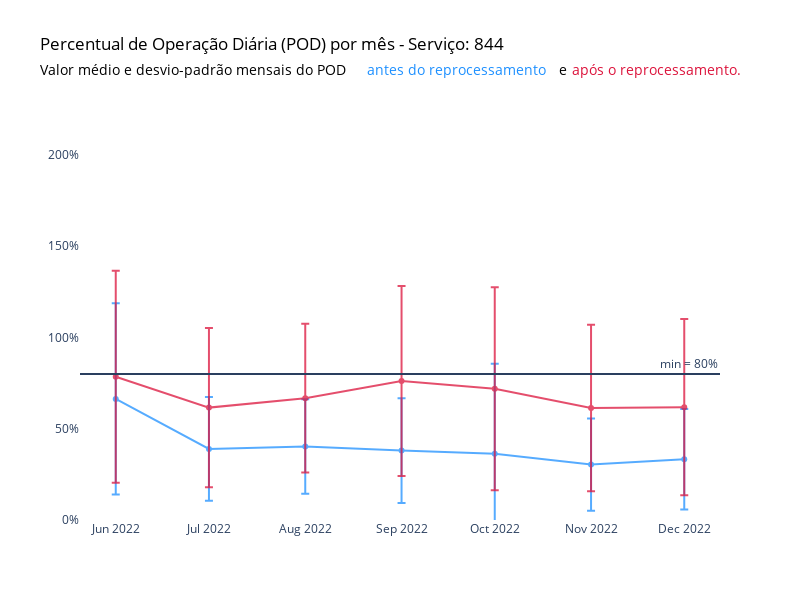

Notebook code cell kept with this figure:
### Code cell
# Criar o gráfico de linha
fig = go.Figure()

# Adicionar a linha com pontos e desvio padrão para pod_pre_reprocessamento
fig.add_trace(go.Scatter(x=media_pre.index, y=media_pre.values,
                    mode='lines+markers',
                    name='Antes do Reprocessamento',
                    marker=dict(color='dodgerblue'),
                    opacity=0.75,
                    error_y=dict(type='data', array=std_pre, visible=True, color='dodgerblue')  # Corrigindo a cor aqui
))

# Adicionar a linha com pontos e desvio padrão para pod_pos_reprocessamento
fig.add_trace(go.Scatter(x=media_pos.index, y=media_pos.values,
                    mode='lines+markers',
                    name='Após Reprocessamento',
                    marker=dict(color='crimson'),
                    opacity=0.75,
                    error_y=dict(type='data', array=std_pos, visible=True, color='crimson')  # Corrigindo a cor aqui
))

# Configurar layout e outros parâmetros do gráfico
fig.update_layout(
    title=dict(text="Percentual de Operação Diária (POD) por mês - Serviço: 844", font=dict(color='black')),
    showlegend=False,
    yaxis_range=[0, 230],
    yaxis_ticksuffix="%",
    width=800,
    height=600,
    plot_bgcolor='white',
    xaxis=dict(showgrid=False, zeroline=False),
    yaxis=dict(showgrid=False, zeroline=False),
    # Adicionando anotações para o subtítulo com cores específicas
    annotations=[
        dict(
            x=-0.065,
            y=1.10,
            xref='paper',
            yref='paper',
            xanchor='left',
            text='Valor médio e desvio-padrão mensais do POD',
            showarrow=False,
            font=dict(color='black', size=14)  # Aplicando a cor do título
        ),
        dict(
            x=0.445,
            y=1.10,
            xref='paper',
            yref='paper',
            xanchor='left',
            text='antes do reprocessamento',
            showarrow=False,
            font=dict(color='dodgerblue', size=14)
        ),
        dict(
            x=0.745,
            y=1.10,
            xref='paper',
            yref='paper',
            xanchor='left',
            text='e',
            showarrow=False,
            font=dict(color='black', size=14)  # Aplicando a cor do título
        ),
        dict(
            x=0.765,
            y=1.10,
            xref='paper',
            yref='paper',
            xanchor='left',
            text='após o reprocessamento.',
            showarrow=False,
            font=dict(color='crimson', size=14)
        )
    ]
)

# Adicionar linha horizontal para indicar o mínimo de 80%
fig.add_hline(y=80, annotation_text="min = 80%")

fig.show()

### Figure 1 — Plotly figure (JSON) as saved in the notebook; plotly's stock layout.template omitted (floating-point values rounded to 4 significant figures)
{"data": [{"error_y": {"array": [52.35, 28.44, 25.88, 28.74, 49.24, 25.32, 27.53], "color": "dodgerblue", "type": "data", "visible": true}, "marker": {"color": "dodgerblue"}, "mode": "lines+markers", "name": "Antes do Reprocessamento", "opacity": 0.75, "type": "scatter", "x": ["2022-06", "2022-07", "2022-08", "2022-09", "2022-10", "2022-11", "2022-12"], "y": [66.32, 38.92, 40.22, 38.0, 36.33, 30.33, 33.3]}, {"error_y": {"array": [58.09, 43.57, 40.73, 52.02, 55.59, 45.58, 48.23], "color": "crimson", "type": "data", "visible": true}, "marker": {"color": "crimson"}, "mode": "lines+markers", "name": "Após Reprocessamento", "opacity": 0.75, "type": "scatter", "x": ["2022-06", "2022-07", "2022-08", "2022-09", "2022-10", "2022-11", "2022-12"], "y": [78.47, 61.55, 66.71, 76.1, 71.84, 61.33, 61.81]}], "layout": {"annotations": [{"font": {"color": "black", "size": 14}, "showarrow": false, "text": "Valor médio e desvio-padrão mensais do POD", "x": -0.065, "xanchor": "left", "xref": "paper", "y": 1.1, "yref": "paper"}, {"font": {"color": "dodgerblue", "size": 14}, "showarrow": false, "text": "antes do reprocessamento", "x": 0.445, "xanchor": "left", "xref": "paper", "y": 1.1, "yref": "paper"}, {"font": {"color": "black", "size": 14}, "showarrow": false, "text": "e", "x": 0.745, "xanchor": "left", "xref": "paper", "y": 1.1, "yref": "paper"}, {"font": {"color": "crimson", "size": 14}, "showarrow": false, "text": "após o reprocessamento.", "x": 0.765, "xanchor": "left", "xref": "paper", "y": 1.1, "yref": "paper"}, {"showarrow": false, "text": "min = 80%", "x": 1, "xanchor": "right", "xref": "x domain", "y": 80, "yanchor": "bottom", "yref": "y"}], "height": 600, "plot_bgcolor": "white", "shapes": [{"type": "line", "x0": 0, "x1": 1, "xref": "x domain", "y0": 80, "y1": 80, "yref": "y"}], "showlegend": false, "title": {"font": {"color": "black"}, "text": "Percentual de Operação Diária (POD) por mês - Serviço: 844"}, "width": 800, "xaxis": {"showgrid": false, "zeroline": false}, "yaxis": {"range": [0, 230], "showgrid": false, "ticksuffix": "%", "zeroline": false}}}
